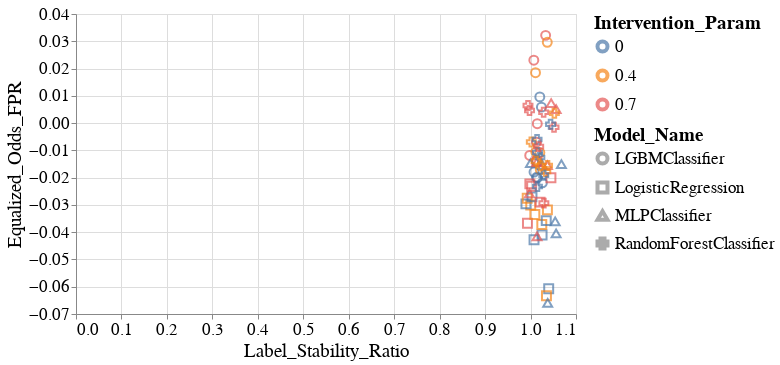

The code cell stored with this chart in its notebook:
### Code cell
create_scatter_plot(melted_all_group_metrics_per_model_dct,
                    group='SEX&RAC1P',
                    fairness_metric_name='Equalized_Odds_FPR',
                    stability_metric_name='Label_Stability_Ratio')

### Figure 1 — Vega-Lite specification as saved in the notebook (floating-point values rounded to 4 significant figures)
{"config": {"view": {"continuousWidth": 400, "continuousHeight": 300}, "axis": {"labelFontSize": 17, "labelFontWeight": "normal", "titleFontSize": 19, "titleFontWeight": "normal"}, "legend": {"labelFontSize": 17, "labelLimit": 200, "symbolStrokeWidth": 4, "titleFontSize": 19, "titleLimit": 220}, "title": {"fontSize": 17}}, "data": {"name": "data-a637ab23e9726678f501732dace1de8f"}, "mark": {"type": "point", "size": 60}, "encoding": {"color": {"field": "Intervention_Param", "type": "nominal"}, "shape": {"field": "Model_Name", "type": "nominal"}, "size": {"value": 80}, "x": {"field": "Label_Stability_Ratio", "type": "quantitative"}, "y": {"field": "Equalized_Odds_FPR", "type": "quantitative"}}, "height": 300, "width": 500, "$schema": "https://vega.github.io/schema/vega-lite/v4.17.0.json", "datasets": {"data-a637ab23e9726678f501732dace1de8f": [{"Model_Name": "LGBMClassifier", "Experiment_Iteration": "Exp_iter_1", "Intervention_Param": 0.7, "Test_Set_Index": 0, "Group": "SEX&RAC1P", "Equalized_Odds_FPR": -0.007008, "Label_Stability_Ratio": 1.013}, {"Model_Name": "LGBMClassifier", "Experiment_Iteration": "Exp_iter_1", "Intervention_Param": 0.0, "Test_Set_Index": 0, "Group": "SEX&RAC1P", "Equalized_Odds_FPR": -0.01988, "Label_Stability_Ratio": 1.013}, {"Model_Name": "LGBMClassifier", "Experiment_Iteration": "Exp_iter_1", "Intervention_Param": 0.4, "Test_Set_Index": 0, "Group": "SEX&RAC1P", "Equalized_Odds_FPR": -0.01083, "Label_Stability_Ratio": 1.02}, {"Model_Name": "LGBMClassifier", "Experiment_Iteration": "Exp_iter_2", "Intervention_Param": 0.7, "Test_Set_Index": 0, "Group": "SEX&RAC1P", "Equalized_Odds_FPR": -0.01402, "Label_Stability_Ratio": 1.012}, {"Model_Name": "LGBMClassifier", "Experiment_Iteration": "Exp_iter_2", "Intervention_Param": 0.0, "Test_Set_Index": 0, "Group": "SEX&RAC1P", "Equalized_Odds_FPR": -0.01796, "Label_Stability_Ratio": 1.008}, {"Model_Name": "LGBMClassifier", "Experiment_Iteration": "Exp_iter_2", "Intervention_Param": 0.4, "Test_Set_Index": 0, "Group": "SEX&RAC1P", "Equalized_Odds_FPR": -0.01402, "Label_Stability_Ratio": 1.013}, {"Model_Name": "LGBMClassifier", "Experiment_Iteration": "Exp_iter_3", "Intervention_Param": 0.7, "Test_Set_Index": 0, "Group": "SEX&RAC1P", "Equalized_Odds_FPR": 0.03217, "Label_Stability_Ratio": 1.033}, {"Model_Name": "LGBMClassifier", "Experiment_Iteration": "Exp_iter_3", "Intervention_Param": 0.0, "Test_Set_Index": 0, "Group": "SEX&RAC1P", "Equalized_Odds_FPR": 0.005849, "Label_Stability_Ratio": 1.024}, {"Model_Name": "LGBMClassifier", "Experiment_Iteration": "Exp_iter_3", "Intervention_Param": 0.4, "Test_Set_Index": 0, "Group": "SEX&RAC1P", "Equalized_Odds_FPR": 0.02962, "Label_Stability_Ratio": 1.037}, {"Model_Name": "LGBMClassifier", "Experiment_Iteration": "Exp_iter_4", "Intervention_Param": 0.7, "Test_Set_Index": 0, "Group": "SEX&RAC1P", "Equalized_Odds_FPR": 0.02306, "Label_Stability_Ratio": 1.007}, {"Model_Name": "LGBMClassifier", "Experiment_Iteration": "Exp_iter_4", "Intervention_Param": 0.0, "Test_Set_Index": 0, "Group": "SEX&RAC1P", "Equalized_Odds_FPR": 0.009605, "Label_Stability_Ratio": 1.02}, {"Model_Name": "LGBMClassifier", "Experiment_Iteration": "Exp_iter_4", "Intervention_Param": 0.4, "Test_Set_Index": 0, "Group": "SEX&RAC1P", "Equalized_Odds_FPR": 0.01848, "Label_Stability_Ratio": 1.011}, {"Model_Name": "LGBMClassifier", "Experiment_Iteration": "Exp_iter_5", "Intervention_Param": 0.7, "Test_Set_Index": 0, "Group": "SEX&RAC1P", "Equalized_Odds_FPR": -0.000208, "Label_Stability_Ratio": 1.015}, {"Model_Name": "LGBMClassifier", "Experiment_Iteration": "Exp_iter_5", "Intervention_Param": 0.0, "Test_Set_Index": 0, "Group": "SEX&RAC1P", "Equalized_Odds_FPR": -0.02188, "Label_Stability_Ratio": 1.026}, {"Model_Name": "LGBMClassifier", "Experiment_Iteration": "Exp_iter_5", "Intervention_Param": 0.4, "Test_Set_Index": 0, "Group": "SEX&RAC1P", "Equalized_Odds_FPR": -0.01714, "Label_Stability_Ratio": 1.021}, {"Model_Name": "LGBMClassifier", "Experiment_Iteration": "Exp_iter_6", "Intervention_Param": 0.7, "Test_Set_Index": 0, "Group": "SEX&RAC1P", "Equalized_Odds_FPR": -0.01187, "Label_Stability_Ratio": 0.9982}, {"Model_Name": "LGBMClassifier", "Experiment_Iteration": "Exp_iter_6", "Intervention_Param": 0.0, "Test_Set_Index": 0, "Group": "SEX&RAC1P", "Equalized_Odds_FPR": -0.02013, "Label_Stability_Ratio": 1.015}, {"Model_Name": "LGBMClassifier", "Experiment_Iteration": "Exp_iter_6", "Intervention_Param": 0.4, "Test_Set_Index": 0, "Group": "SEX&RAC1P", "Equalized_Odds_FPR": -0.01059, "Label_Stability_Ratio": 1.012}, {"Model_Name": "LogisticRegression", "Experiment_Iteration": "Exp_iter_1", "Intervention_Param": 0.0, "Test_Set_Index": 0, "Group": "SEX&RAC1P", "Equalized_Odds_FPR": -0.04279, "Label_Stability_Ratio": 1.008}, {"Model_Name": "LogisticRegression", "Experiment_Iteration": "Exp_iter_1", "Intervention_Param": 0.7, "Test_Set_Index": 0, "Group": "SEX&RAC1P", "Equalized_Odds_FPR": -0.02228, "Label_Stability_Ratio": 0.9985}, {"Model_Name": "LogisticRegression", "Experiment_Iteration": "Exp_iter_1", "Intervention_Param": 0.4, "Test_Set_Index": 0, "Group": "SEX&RAC1P", "Equalized_Odds_FPR": -0.03002, "Label_Stability_Ratio": 1.0}, {"Model_Name": "LogisticRegression", "Experiment_Iteration": "Exp_iter_2", "Intervention_Param": 0.0, "Test_Set_Index": 0, "Group": "SEX&RAC1P", "Equalized_Odds_FPR": -0.04101, "Label_Stability_Ratio": 1.025}, {"Model_Name": "LogisticRegression", "Experiment_Iteration": "Exp_iter_2", "Intervention_Param": 0.7, "Test_Set_Index": 0, "Group": "SEX&RAC1P", "Equalized_Odds_FPR": -0.01407, "Label_Stability_Ratio": 1.014}, {"Model_Name": "LogisticRegression", "Experiment_Iteration": "Exp_iter_2", "Intervention_Param": 0.4, "Test_Set_Index": 0, "Group": "SEX&RAC1P", "Equalized_Odds_FPR": -0.03717, "Label_Stability_Ratio": 1.025}, {"Model_Name": "LogisticRegression", "Experiment_Iteration": "Exp_iter_3", "Intervention_Param": 0.0, "Test_Set_Index": 0, "Group": "SEX&RAC1P", "Equalized_Odds_FPR": -0.03576, "Label_Stability_Ratio": 1.035}, {"Model_Name": "LogisticRegression", "Experiment_Iteration": "Exp_iter_3", "Intervention_Param": 0.7, "Test_Set_Index": 0, "Group": "SEX&RAC1P", "Equalized_Odds_FPR": -0.02006, "Label_Stability_Ratio": 1.045}, {"Model_Name": "LogisticRegression", "Experiment_Iteration": "Exp_iter_3", "Intervention_Param": 0.4, "Test_Set_Index": 0, "Group": "SEX&RAC1P", "Equalized_Odds_FPR": -0.03182, "Label_Stability_Ratio": 1.037}, {"Model_Name": "LogisticRegression", "Experiment_Iteration": "Exp_iter_4", "Intervention_Param": 0.0, "Test_Set_Index": 0, "Group": "SEX&RAC1P", "Equalized_Odds_FPR": -0.02963, "Label_Stability_Ratio": 0.9899}, {"Model_Name": "LogisticRegression", "Experiment_Iteration": "Exp_iter_4", "Intervention_Param": 0.7, "Test_Set_Index": 0, "Group": "SEX&RAC1P", "Equalized_Odds_FPR": -0.03675, "Label_Stability_Ratio": 0.9932}, {"Model_Name": "LogisticRegression", "Experiment_Iteration": "Exp_iter_4", "Intervention_Param": 0.4, "Test_Set_Index": 0, "Group": "SEX&RAC1P", "Equalized_Odds_FPR": -0.02758, "Label_Stability_Ratio": 0.9927}, {"Model_Name": "LogisticRegression", "Experiment_Iteration": "Exp_iter_5", "Intervention_Param": 0.0, "Test_Set_Index": 0, "Group": "SEX&RAC1P", "Equalized_Odds_FPR": -0.02705, "Label_Stability_Ratio": 1.003}, {"Model_Name": "LogisticRegression", "Experiment_Iteration": "Exp_iter_5", "Intervention_Param": 0.7, "Test_Set_Index": 0, "Group": "SEX&RAC1P", "Equalized_Odds_FPR": -0.02317, "Label_Stability_Ratio": 1.002}, {"Model_Name": "LogisticRegression", "Experiment_Iteration": "Exp_iter_5", "Intervention_Param": 0.4, "Test_Set_Index": 0, "Group": "SEX&RAC1P", "Equalized_Odds_FPR": -0.03351, "Label_Stability_Ratio": 1.009}, {"Model_Name": "LogisticRegression", "Experiment_Iteration": "Exp_iter_6", "Intervention_Param": 0.0, "Test_Set_Index": 0, "Group": "SEX&RAC1P", "Equalized_Odds_FPR": -0.06075, "Label_Stability_Ratio": 1.04}, {"Model_Name": "LogisticRegression", "Experiment_Iteration": "Exp_iter_6", "Intervention_Param": 0.7, "Test_Set_Index": 0, "Group": "SEX&RAC1P", "Equalized_Odds_FPR": -0.02897, "Label_Stability_Ratio": 1.021}, {"Model_Name": "LogisticRegression", "Experiment_Iteration": "Exp_iter_6", "Intervention_Param": 0.4, "Test_Set_Index": 0, "Group": "SEX&RAC1P", "Equalized_Odds_FPR": -0.06329, "Label_Stability_Ratio": 1.035}, {"Model_Name": "MLPClassifier", "Experiment_Iteration": "Exp_iter_1", "Intervention_Param": 0.0, "Test_Set_Index": 0, "Group": "SEX&RAC1P", "Equalized_Odds_FPR": -0.06589, "Label_Stability_Ratio": 1.038}, {"Model_Name": "MLPClassifier", "Experiment_Iteration": "Exp_iter_1", "Intervention_Param": 0.7, "Test_Set_Index": 0, "Group": "SEX&RAC1P", "Equalized_Odds_FPR": -0.0415, "Label_Stability_Ratio": 1.014}, {"Model_Name": "MLPClassifier", "Experiment_Iteration": "Exp_iter_2", "Intervention_Param": 0.7, "Test_Set_Index": 0, "Group": "SEX&RAC1P", "Equalized_Odds_FPR": 0.005148, "Label_Stability_Ratio": 1.056}, {"Model_Name": "MLPClassifier", "Experiment_Iteration": "Exp_iter_2", "Intervention_Param": 0.0, "Test_Set_Index": 0, "Group": "SEX&RAC1P", "Equalized_Odds_FPR": -0.03604, "Label_Stability_Ratio": 1.054}, {"Model_Name": "MLPClassifier", "Experiment_Iteration": "Exp_iter_3", "Intervention_Param": 0.7, "Test_Set_Index": 0, "Group": "SEX&RAC1P", "Equalized_Odds_FPR": 0.007329, "Label_Stability_Ratio": 1.045}, {"Model_Name": "MLPClassifier", "Experiment_Iteration": "Exp_iter_3", "Intervention_Param": 0.0, "Test_Set_Index": 0, "Group": "SEX&RAC1P", "Equalized_Odds_FPR": -0.01504, "Label_Stability_Ratio": 1.068}, {"Model_Name": "MLPClassifier", "Experiment_Iteration": "Exp_iter_4", "Intervention_Param": 0.0, "Test_Set_Index": 0, "Group": "SEX&RAC1P", "Equalized_Odds_FPR": -0.01538, "Label_Stability_Ratio": 1.026}, {"Model_Name": "MLPClassifier", "Experiment_Iteration": "Exp_iter_4", "Intervention_Param": 0.7, "Test_Set_Index": 0, "Group": "SEX&RAC1P", "Equalized_Odds_FPR": -0.01538, "Label_Stability_Ratio": 1.037}, {"Model_Name": "MLPClassifier", "Experiment_Iteration": "Exp_iter_5", "Intervention_Param": 0.0, "Test_Set_Index": 0, "Group": "SEX&RAC1P", "Equalized_Odds_FPR": -0.01471, "Label_Stability_Ratio": 0.9998}, {"Model_Name": "MLPClassifier", "Experiment_Iteration": "Exp_iter_5", "Intervention_Param": 0.7, "Test_Set_Index": 0, "Group": "SEX&RAC1P", "Equalized_Odds_FPR": -0.02576, "Label_Stability_Ratio": 0.9976}, {"Model_Name": "MLPClassifier", "Experiment_Iteration": "Exp_iter_6", "Intervention_Param": 0.7, "Test_Set_Index": 0, "Group": "SEX&RAC1P", "Equalized_Odds_FPR": -0.01438, "Label_Stability_Ratio": 1.014}, {"Model_Name": "MLPClassifier", "Experiment_Iteration": "Exp_iter_6", "Intervention_Param": 0.0, "Test_Set_Index": 0, "Group": "SEX&RAC1P", "Equalized_Odds_FPR": -0.04044, "Label_Stability_Ratio": 1.056}, {"Model_Name": "RandomForestClassifier", "Experiment_Iteration": "Exp_iter_1", "Intervention_Param": 0.4, "Test_Set_Index": 0, "Group": "SEX&RAC1P", "Equalized_Odds_FPR": -0.006942, "Label_Stability_Ratio": 1.002}, {"Model_Name": "RandomForestClassifier", "Experiment_Iteration": "Exp_iter_1", "Intervention_Param": 0.7, "Test_Set_Index": 0, "Group": "SEX&RAC1P", "Equalized_Odds_FPR": 0.004611, "Label_Stability_Ratio": 0.9977}, {"Model_Name": "RandomForestClassifier", "Experiment_Iteration": "Exp_iter_1", "Intervention_Param": 0.0, "Test_Set_Index": 0, "Group": "SEX&RAC1P", "Equalized_Odds_FPR": -0.01079, "Label_Stability_Ratio": 1.015}, {"Model_Name": "RandomForestClassifier", "Experiment_Iteration": "Exp_iter_2", "Intervention_Param": 0.4, "Test_Set_Index": 0, "Group": "SEX&RAC1P", "Equalized_Odds_FPR": -0.01774, "Label_Stability_Ratio": 1.034}, {"Model_Name": "RandomForestClassifier", "Experiment_Iteration": "Exp_iter_2", "Intervention_Param": 0.7, "Test_Set_Index": 0, "Group": "SEX&RAC1P", "Equalized_Odds_FPR": -0.02935, "Label_Stability_Ratio": 1.029}, {"Model_Name": "RandomForestClassifier", "Experiment_Iteration": "Exp_iter_2", "Intervention_Param": 0.0, "Test_Set_Index": 0, "Group": "SEX&RAC1P", "Equalized_Odds_FPR": -0.01261, "Label_Stability_Ratio": 1.021}, {"Model_Name": "RandomForestClassifier", "Experiment_Iteration": "Exp_iter_3", "Intervention_Param": 0.4, "Test_Set_Index": 0, "Group": "SEX&RAC1P", "Equalized_Odds_FPR": 0.003627, "Label_Stability_Ratio": 1.052}, {"Model_Name": "RandomForestClassifier", "Experiment_Iteration": "Exp_iter_3", "Intervention_Param": 0.7, "Test_Set_Index": 0, "Group": "SEX&RAC1P", "Equalized_Odds_FPR": -0.001554, "Label_Stability_Ratio": 1.052}, {"Model_Name": "RandomForestClassifier", "Experiment_Iteration": "Exp_iter_3", "Intervention_Param": 0.0, "Test_Set_Index": 0, "Group": "SEX&RAC1P", "Equalized_Odds_FPR": -0.0004022, "Label_Stability_Ratio": 1.044}, {"Model_Name": "RandomForestClassifier", "Experiment_Iteration": "Exp_iter_4", "Intervention_Param": 0.4, "Test_Set_Index": 0, "Group": "SEX&RAC1P", "Equalized_Odds_FPR": -0.01394, "Label_Stability_Ratio": 1.012}, {"Model_Name": "RandomForestClassifier", "Experiment_Iteration": "Exp_iter_4", "Intervention_Param": 0.7, "Test_Set_Index": 0, "Group": "SEX&RAC1P", "Equalized_Odds_FPR": 0.006465, "Label_Stability_Ratio": 0.9944}, {"Model_Name": "RandomForestClassifier", "Experiment_Iteration": "Exp_iter_4", "Intervention_Param": 0.0, "Test_Set_Index": 0, "Group": "SEX&RAC1P", "Equalized_Odds_FPR": -0.006029, "Label_Stability_Ratio": 1.014}, {"Model_Name": "RandomForestClassifier", "Experiment_Iteration": "Exp_iter_5", "Intervention_Param": 0.4, "Test_Set_Index": 0, "Group": "SEX&RAC1P", "Equalized_Odds_FPR": -0.01555, "Label_Stability_Ratio": 1.037}, {"Model_Name": "RandomForestClassifier", "Experiment_Iteration": "Exp_iter_5", "Intervention_Param": 0.7, "Test_Set_Index": 0, "Group": "SEX&RAC1P", "Equalized_Odds_FPR": 0.003958, "Label_Stability_Ratio": 1.029}, {"Model_Name": "RandomForestClassifier", "Experiment_Iteration": "Exp_iter_5", "Intervention_Param": 0.0, "Test_Set_Index": 0, "Group": "SEX&RAC1P", "Equalized_Odds_FPR": -0.01914, "Label_Stability_Ratio": 1.029}, {"Model_Name": "RandomForestClassifier", "Experiment_Iteration": "Exp_iter_6", "Intervention_Param": 0.4, "Test_Set_Index": 0, "Group": "SEX&RAC1P", "Equalized_Odds_FPR": -0.01561, "Label_Stability_Ratio": 1.022}, {"Model_Name": "RandomForestClassifier", "Experiment_Iteration": "Exp_iter_6", "Intervention_Param": 0.7, "Test_Set_Index": 0, "Group": "SEX&RAC1P", "Equalized_Odds_FPR": -0.008626, "Label_Stability_Ratio": 1.018}, {"Model_Name": "RandomForestClassifier", "Experiment_Iteration": "Exp_iter_6", "Intervention_Param": 0.0, "Test_Set_Index": 0, "Group": "SEX&RAC1P", "Equalized_Odds_FPR": -0.02322, "Label_Stability_Ratio": 1.015}]}}
